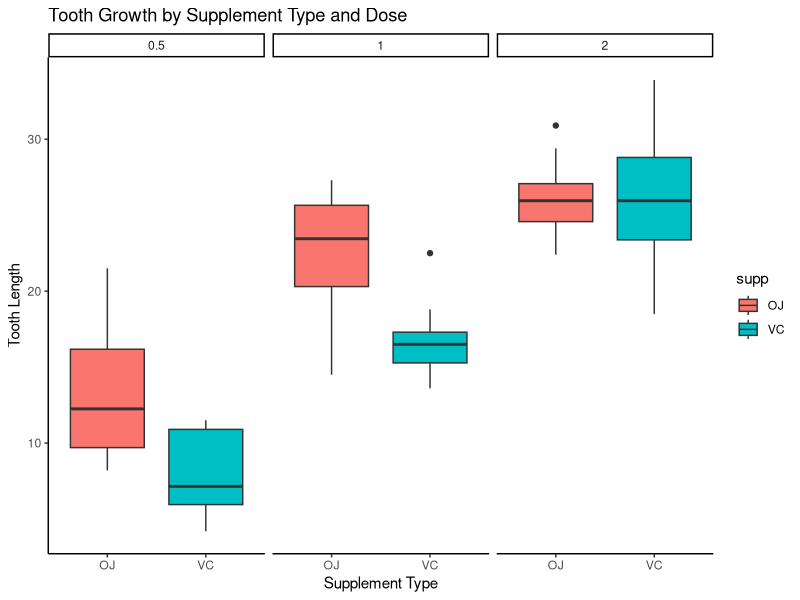
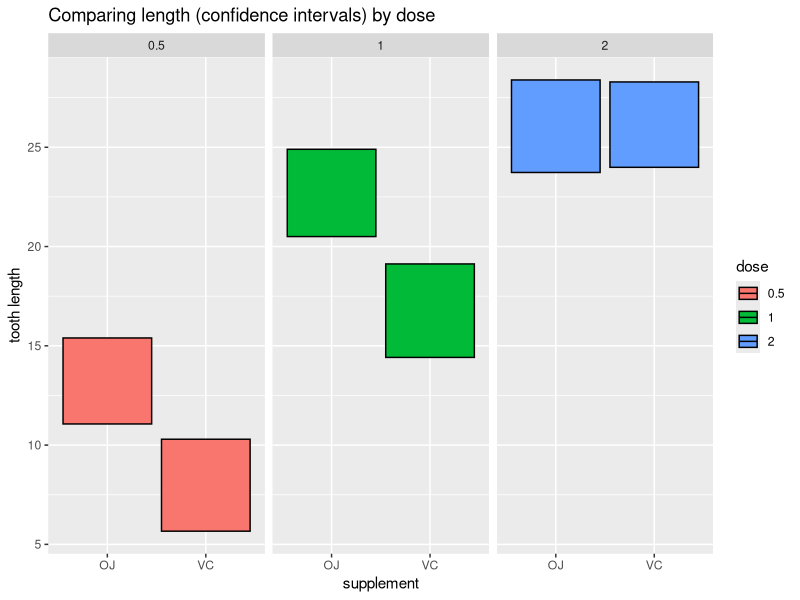

Write R code to recreate these figures, in order.
## ---- chunk 1
knitr::opts_chunk$set(echo = TRUE)
library(ggplot2)
library(plyr)
## ---- chunk 2
data("ToothGrowth")
summary(ToothGrowth)
## ---- chunk 3
ggplot(ToothGrowth, aes(x = supp, y = len, fill = supp))+
  facet_grid(cols = vars(dose))+
  geom_boxplot()+
  labs(title = "Tooth Growth by Supplement Type and Dose",
       x = "Supplement Type",
       y = "Tooth Length")+
  theme_classic()
## ---- chunk 4
data <- data.frame(len = ToothGrowth$len, supp = ToothGrowth$supp, dose = as.factor(ToothGrowth$dose))
summaries <- ddply(data, .(supp, dose), summarize, mean = mean(len), sd = sd(len), n = length(len))
summaries$min <- summaries$mean - (qt(.975, (summaries$n-1) * summaries$sd / sqrt(summaries$n)))
summaries$max <- summaries$mean + (qt(.975, (summaries$n-1) * summaries$sd / sqrt(summaries$n)))
summaries
## ---- chunk 5
g <- ggplot(summaries)
g <- g + labs(title = "Comparing length (confidence intervals) by dose", x = "supplement", y = "tooth length")
g <- g + geom_crossbar(
  aes(ymin = min, ymax = max, x = supp, y = min, fill = dose),
  fatten = 0
)
g <- g + facet_wrap(~dose)
g
